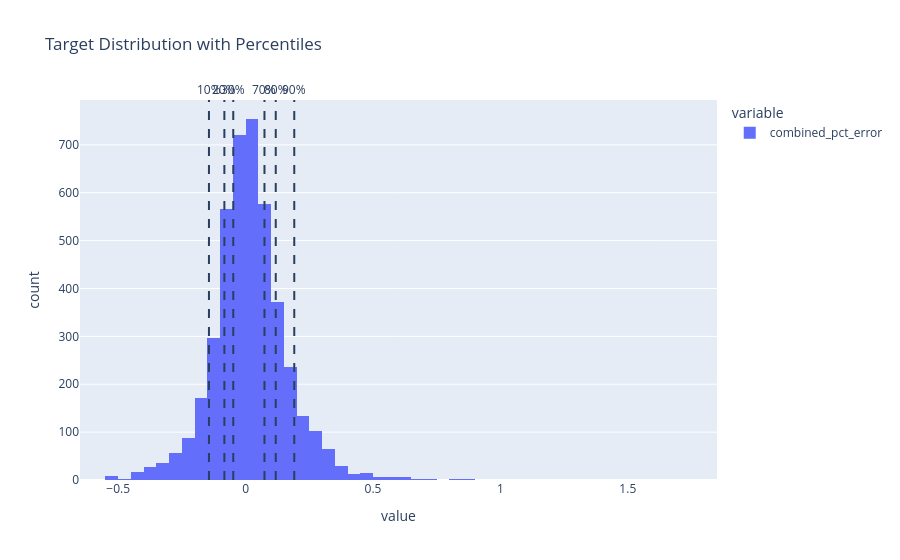

Notebook source saved alongside this figure:
### Code cell
import plotly.express as px


percentiles = [0.1, 0.2, 0.3, 0.7, 0.8, 0.9]
values = np.quantile(slice_df[targ], percentiles)

fig = px.histogram(slice_df[targ], nbins=100, title="Target Distribution with Percentiles")

for p, v in zip(percentiles, values):
    fig.add_vline(
        x=v,
        line_dash="dash",
        annotation_text=f"{int(p*100)}%",
        annotation_position="top"
    )

fig.show()

### Figure 1 — Plotly figure (JSON) as saved in the notebook; plotly's stock layout.template omitted (floating-point values rounded to 4 significant figures; data arrays with more than 128 entries replaced by an {"elided": "..."} marker saying what was removed)
{"data": [{"bingroup": "x", "hovertemplate": "variable=combined_pct_error<br>value=%{x}<br>count=%{y}<extra></extra>", "legendgroup": "combined_pct_error", "marker": {"color": "#636efa", "pattern": {"shape": ""}}, "name": "combined_pct_error", "nbinsx": 100, "orientation": "v", "showlegend": true, "type": "histogram", "x": {"elided": "4327 float values"}, "xaxis": "x", "yaxis": "y"}], "layout": {"annotations": [{"showarrow": false, "text": "10%", "x": -0.1439, "xanchor": "center", "xref": "x", "y": 1, "yanchor": "bottom", "yref": "y domain"}, {"showarrow": false, "text": "20%", "x": -0.08342, "xanchor": "center", "xref": "x", "y": 1, "yanchor": "bottom", "yref": "y domain"}, {"showarrow": false, "text": "30%", "x": -0.04851, "xanchor": "center", "xref": "x", "y": 1, "yanchor": "bottom", "yref": "y domain"}, {"showarrow": false, "text": "70%", "x": 0.07398, "xanchor": "center", "xref": "x", "y": 1, "yanchor": "bottom", "yref": "y domain"}, {"showarrow": false, "text": "80%", "x": 0.1183, "xanchor": "center", "xref": "x", "y": 1, "yanchor": "bottom", "yref": "y domain"}, {"showarrow": false, "text": "90%", "x": 0.1909, "xanchor": "center", "xref": "x", "y": 1, "yanchor": "bottom", "yref": "y domain"}], "barmode": "relative", "legend": {"title": {"text": "variable"}, "tracegroupgap": 0}, "shapes": [{"line": {"dash": "dash"}, "type": "line", "x0": -0.1439, "x1": -0.1439, "xref": "x", "y0": 0, "y1": 1, "yref": "y domain"}, {"line": {"dash": "dash"}, "type": "line", "x0": -0.08342, "x1": -0.08342, "xref": "x", "y0": 0, "y1": 1, "yref": "y domain"}, {"line": {"dash": "dash"}, "type": "line", "x0": -0.04851, "x1": -0.04851, "xref": "x", "y0": 0, "y1": 1, "yref": "y domain"}, {"line": {"dash": "dash"}, "type": "line", "x0": 0.07398, "x1": 0.07398, "xref": "x", "y0": 0, "y1": 1, "yref": "y domain"}, {"line": {"dash": "dash"}, "type": "line", "x0": 0.1183, "x1": 0.1183, "xref": "x", "y0": 0, "y1": 1, "yref": "y domain"}, {"line": {"dash": "dash"}, "type": "line", "x0": 0.1909, "x1": 0.1909, "xref": "x", "y0": 0, "y1": 1, "yref": "y domain"}], "title": {"text": "Target Distribution with Percentiles"}, "xaxis": {"anchor": "y", "domain": [0, 1], "title": {"text": "value"}}, "yaxis": {"anchor": "x", "domain": [0, 1], "title": {"text": "count"}}}}
